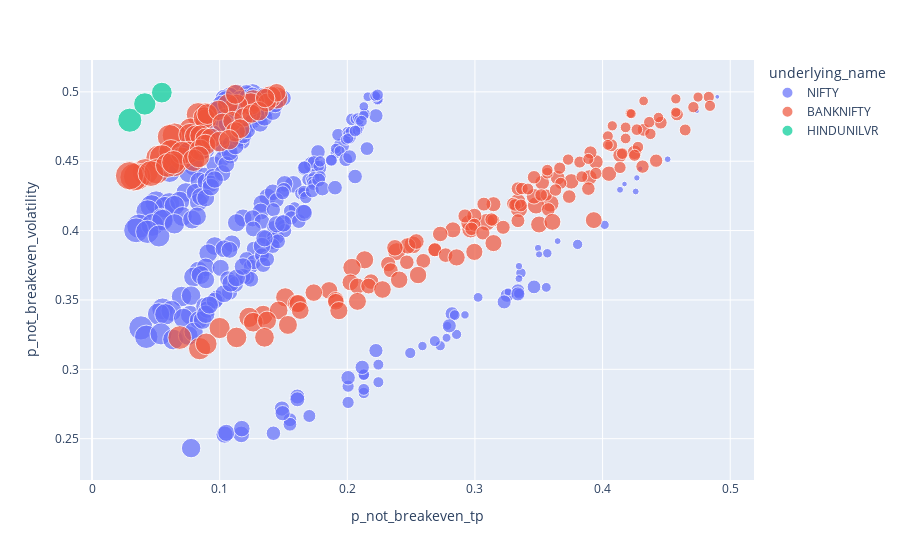

The code cell stored with this chart in its notebook:
### Code cell
fig = px.scatter(all_pairs[disp_filter], 
                 x='p_not_breakeven_tp', y='p_not_breakeven_volatility', 
                 size='cost', color='underlying_name', 
                 hover_data=['expiry', 'underlying_value', 'kelly_fraction',
                             'ce_strike_price', 'pe_strike_price', 'spread_percent',
                             'ce_premium', 'pe_premium', 
                             'target', 'cost'])

fig.show()

### Figure 1 — Plotly figure (JSON) as saved in the notebook; plotly's stock layout.template omitted (floating-point values rounded to 4 significant figures; data arrays with more than 128 entries replaced by an {"elided": "..."} marker saying what was removed)
{"data": [{"customdata": {"elided": "306x10 mixed values"}, "hovertemplate": "underlying_name=NIFTY<br>p_not_breakeven_tp=%{x}<br>p_not_breakeven_volatility=%{y}<br>cost=%{customdata[9]}<br>expiry=%{customdata[0]}<br>underlying_value=%{customdata[1]}<br>kelly_fraction=%{customdata[2]}<br>ce_strike_price=%{customdata[3]}<br>pe_strike_price=%{customdata[4]}<br>spread_percent=%{customdata[5]}<br>ce_premium=%{customdata[6]}<br>pe_premium=%{customdata[7]}<br>target=%{customdata[8]}<extra></extra>", "legendgroup": "NIFTY", "marker": {"color": "#636efa", "size": {"elided": "306 float values"}, "sizemode": "area", "sizeref": 68.03, "symbol": "circle"}, "mode": "markers", "name": "NIFTY", "orientation": "v", "showlegend": true, "type": "scatter", "x": {"elided": "306 float values"}, "xaxis": "x", "y": {"elided": "306 float values"}, "yaxis": "y"}, {"customdata": {"elided": "182x10 mixed values"}, "hovertemplate": "underlying_name=BANKNIFTY<br>p_not_breakeven_tp=%{x}<br>p_not_breakeven_volatility=%{y}<br>cost=%{customdata[9]}<br>expiry=%{customdata[0]}<br>underlying_value=%{customdata[1]}<br>kelly_fraction=%{customdata[2]}<br>ce_strike_price=%{customdata[3]}<br>pe_strike_price=%{customdata[4]}<br>spread_percent=%{customdata[5]}<br>ce_premium=%{customdata[6]}<br>pe_premium=%{customdata[7]}<br>target=%{customdata[8]}<extra></extra>", "legendgroup": "BANKNIFTY", "marker": {"color": "#EF553B", "size": {"elided": "182 float values"}, "sizemode": "area", "sizeref": 68.03, "symbol": "circle"}, "mode": "markers", "name": "BANKNIFTY", "orientation": "v", "showlegend": true, "type": "scatter", "x": {"elided": "182 float values"}, "xaxis": "x", "y": {"elided": "182 float values"}, "yaxis": "y"}, {"customdata": [["2022-01-27T00:00:00", 2417.0, 0.2248, 2420, 2360, 0.05505, 46, 20.15, 73.06, 19925], ["2022-01-27T00:00:00", 2417.0, 0.09542, 2440, 2360, 0.05896, 36.4, 20.15, 62.5, 17045], ["2022-01-27T00:00:00", 2417.0, -0.04631, 2460, 2360, 0.06364, 28.5, 20.15, 53.81, 14675]], "hovertemplate": "underlying_name=HINDUNILVR<br>p_not_breakeven_tp=%{x}<br>p_not_breakeven_volatility=%{y}<br>cost=%{customdata[9]}<br>expiry=%{customdata[0]}<br>underlying_value=%{customdata[1]}<br>kelly_fraction=%{customdata[2]}<br>ce_strike_price=%{customdata[3]}<br>pe_strike_price=%{customdata[4]}<br>spread_percent=%{customdata[5]}<br>ce_premium=%{customdata[6]}<br>pe_premium=%{customdata[7]}<br>target=%{customdata[8]}<extra></extra>", "legendgroup": "HINDUNILVR", "marker": {"color": "#00cc96", "size": [19925, 17045, 14675], "sizemode": "area", "sizeref": 68.03, "symbol": "circle"}, "mode": "markers", "name": "HINDUNILVR", "orientation": "v", "showlegend": true, "type": "scatter", "x": [0.02956, 0.04133, 0.05469], "xaxis": "x", "y": [0.4796, 0.4913, 0.4995], "yaxis": "y"}], "layout": {"autosize": true, "legend": {"itemsizing": "constant", "title": {"text": "underlying_name"}, "tracegroupgap": 0}, "margin": {"t": 60}, "xaxis": {"anchor": "y", "autorange": true, "domain": [0, 1], "range": [-0.003383, 0.5172], "title": {"text": "p_not_breakeven_tp"}, "type": "linear"}, "yaxis": {"anchor": "x", "autorange": true, "domain": [0, 1], "range": [0.2112, 0.5325], "title": {"text": "p_not_breakeven_volatility"}, "type": "linear"}}}
